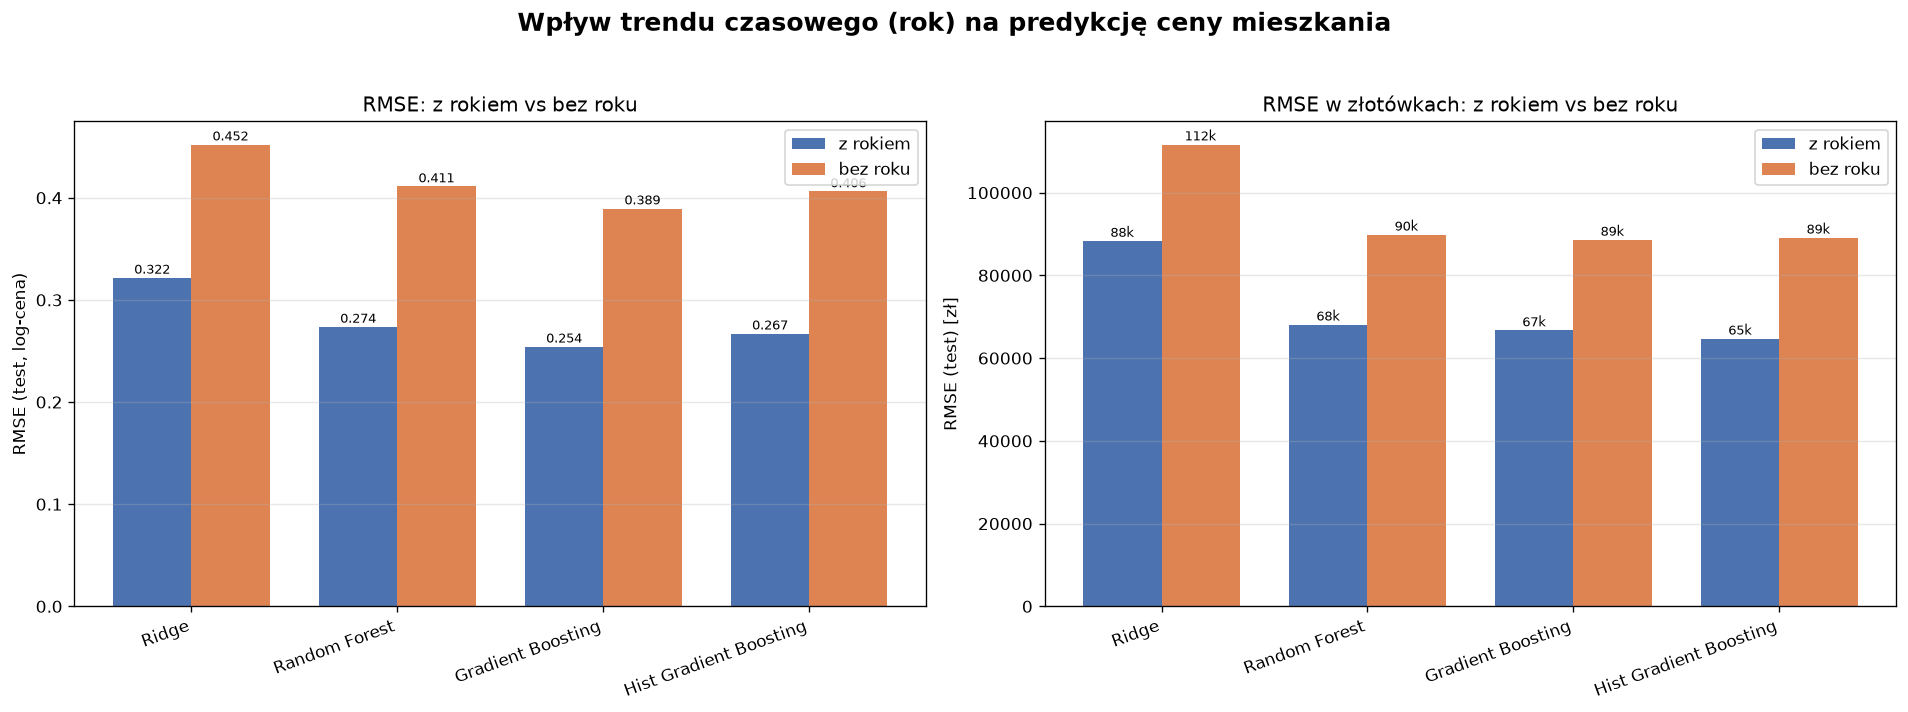

Write Python code to recreate this figure.
"""
Porównanie modeli predykcji ceny mieszkania BEZ trendu czasowego (rok).

Cel: sprawdzić, jak dobrze da się wycenić mieszkanie wyłącznie na podstawie
cech nieruchomości (bez informacji o roku transakcji).

Porównanie: z rokiem vs bez roku.
"""

import numpy as np
import matplotlib
matplotlib.use("Agg")
import matplotlib.pyplot as plt

from sklearn.linear_model import Ridge
from sklearn.ensemble import (
    RandomForestRegressor,
    GradientBoostingRegressor,
    HistGradientBoostingRegressor,
)

from mieszkania_prediction import (
    load_data, clean, split_data, build_cat_map, rmse,
)


# cechy numeryczne BEZ roku i miesiąca
NUMERIC_NO_TIME = ["lok_pow_uzyt", "lok_liczba_izb", "lok_nr_kond",
                   "x", "y", "odl_centrum"]
CATEGORICAL = ["miasto"]


def prepare_X(df, categorical, numeric):
    df = df.copy()
    features = list(numeric)
    for name, values in categorical.items():
        for value in values:
            col = f"{name}_{value}"
            df[col] = (df[name] == value).astype(int)
            features.append(col)
    return df[features].fillna(0).values


def run(models, X_train, y_train, X_val, y_val, X_test, y_test):
    names, val_scores, test_scores, test_pln = [], [], [], []
    for name, model in models.items():
        model.fit(X_train, y_train)
        v = rmse(y_val, model.predict(X_val))
        t = rmse(y_test, model.predict(X_test))
        t_pln = np.sqrt(
            ((np.expm1(y_test) - np.expm1(model.predict(X_test))) ** 2).mean())
        names.append(name)
        val_scores.append(v)
        test_scores.append(t)
        test_pln.append(t_pln)
    return names, val_scores, test_scores, test_pln


def main():
    df = load_data()
    df = clean(df, verbose=False)
    print(f"Mieszkania po czyszczeniu: {len(df)}\n")

    df_train, df_val, df_test = split_data(df)

    y_train = np.log1p(df_train["tran_cena_brutto"].values)
    y_val = np.log1p(df_val["tran_cena_brutto"].values)
    y_test = np.log1p(df_test["tran_cena_brutto"].values)

    categorical = build_cat_map(df_train)

    def make_models():
        return {
            "Ridge": Ridge(alpha=1.0),
            "Random Forest": RandomForestRegressor(
                n_estimators=200, random_state=42, n_jobs=-1),
            "Gradient Boosting": GradientBoostingRegressor(
                n_estimators=200, learning_rate=0.1, max_depth=3,
                random_state=42),
            "Hist Gradient Boosting": HistGradientBoostingRegressor(
                max_iter=300, learning_rate=0.1, random_state=42),
        }

    # --- WARIANT A: z rokiem ---
    numeric_with = NUMERIC_NO_TIME + ["rok", "miesiac"]
    X_train_a = prepare_X(df_train, categorical, numeric_with)
    X_val_a = prepare_X(df_val, categorical, numeric_with)
    X_test_a = prepare_X(df_test, categorical, numeric_with)

    print("WARIANT A: z rokiem (trend czasowy)")
    print("-" * 70)
    names, val_a, test_a, pln_a = run(
        make_models(), X_train_a, y_train, X_val_a, y_val, X_test_a, y_test)
    for n, v, t, p in zip(names, val_a, test_a, pln_a):
        print(f"{n:<24} RMSE(val)={v:.4f}  RMSE(test)={t:.4f}  ({p:,.0f} zł)")

    # --- WARIANT B: bez roku ---
    X_train_b = prepare_X(df_train, categorical, NUMERIC_NO_TIME)
    X_val_b = prepare_X(df_val, categorical, NUMERIC_NO_TIME)
    X_test_b = prepare_X(df_test, categorical, NUMERIC_NO_TIME)

    print("\nWARIANT B: bez roku (tylko cechy nieruchomości)")
    print("-" * 70)
    names, val_b, test_b, pln_b = run(
        make_models(), X_train_b, y_train, X_val_b, y_val, X_test_b, y_test)
    for n, v, t, p in zip(names, val_b, test_b, pln_b):
        print(f"{n:<24} RMSE(val)={v:.4f}  RMSE(test)={t:.4f}  ({p:,.0f} zł)")

    # ------------------------------------------------------------------
    # Wykresy
    # ------------------------------------------------------------------
    fig, axes = plt.subplots(1, 2, figsize=(16, 6))
    fig.suptitle("Wpływ trendu czasowego (rok) na predykcję ceny mieszkania",
                 fontsize=15, fontweight="bold")

    x = np.arange(len(names))
    w = 0.38

    # 1. RMSE (log) - z rokiem vs bez
    ax = axes[0]
    ax.bar(x - w / 2, test_a, w, label="z rokiem", color="#4C72B0")
    ax.bar(x + w / 2, test_b, w, label="bez roku", color="#DD8452")
    ax.set_xticks(x)
    ax.set_xticklabels(names, rotation=20, ha="right")
    ax.set_ylabel("RMSE (test, log-cena)")
    ax.set_title("RMSE: z rokiem vs bez roku")
    ax.legend()
    ax.grid(axis="y", alpha=0.3)
    for i, (a, b) in enumerate(zip(test_a, test_b)):
        ax.text(i - w / 2, a + 0.004, f"{a:.3f}", ha="center", fontsize=8)
        ax.text(i + w / 2, b + 0.004, f"{b:.3f}", ha="center", fontsize=8)

    # 2. RMSE w złotówkach
    ax = axes[1]
    ax.bar(x - w / 2, pln_a, w, label="z rokiem", color="#4C72B0")
    ax.bar(x + w / 2, pln_b, w, label="bez roku", color="#DD8452")
    ax.set_xticks(x)
    ax.set_xticklabels(names, rotation=20, ha="right")
    ax.set_ylabel("RMSE (test) [zł]")
    ax.set_title("RMSE w złotówkach: z rokiem vs bez roku")
    ax.legend()
    ax.grid(axis="y", alpha=0.3)
    for i, (a, b) in enumerate(zip(pln_a, pln_b)):
        ax.text(i - w / 2, a + 1000, f"{a/1000:.0f}k", ha="center", fontsize=8)
        ax.text(i + w / 2, b + 1000, f"{b/1000:.0f}k", ha="center", fontsize=8)

    plt.tight_layout(rect=[0, 0, 1, 0.95])
    out = "mieszkania_bez_roku.png"
    plt.savefig(out, dpi=120, bbox_inches="tight")
    print(f"\nZapisano wykres: {out}")

    # podsumowanie różnicy
    print("\nRóżnica (bez roku - z rokiem), RMSE w zł:")
    for n, a, b in zip(names, pln_a, pln_b):
        print(f"  {n:<24} {b - a:+,.0f} zł")


if __name__ == "__main__":
    main()
